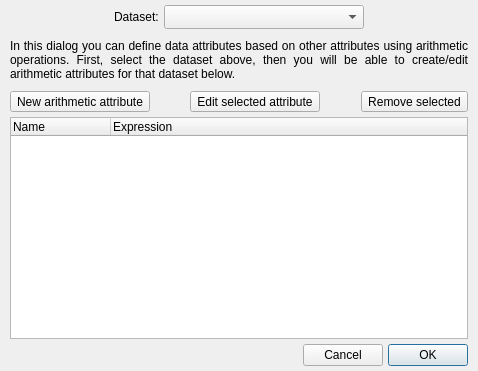
<?xml version="1.0" encoding="UTF-8"?>
<ui version="4.0">
 <class>Form</class>
 <widget class="QWidget" name="Form">
  <property name="geometry">
   <rect>
    <x>0</x>
    <y>0</y>
    <width>478</width>
    <height>371</height>
   </rect>
  </property>
  <property name="windowTitle">
   <string>Arithmetic editor</string>
  </property>
  <layout class="QVBoxLayout" name="verticalLayout">
   <property name="spacing">
    <number>5</number>
   </property>
   <property name="leftMargin">
    <number>10</number>
   </property>
   <property name="topMargin">
    <number>5</number>
   </property>
   <property name="rightMargin">
    <number>10</number>
   </property>
   <property name="bottomMargin">
    <number>5</number>
   </property>
   <item>
    <layout class="QHBoxLayout" name="horizontalLayout_4">
     <item>
      <spacer name="horizontalSpacer_6">
       <property name="orientation">
        <enum>Qt::Horizontal</enum>
       </property>
       <property name="sizeHint" stdset="0">
        <size>
         <width>40</width>
         <height>20</height>
        </size>
       </property>
      </spacer>
     </item>
     <item>
      <widget class="QLabel" name="label_3">
       <property name="font">
        <font>
         <weight>50</weight>
         <bold>false</bold>
        </font>
       </property>
       <property name="text">
        <string>Dataset:</string>
       </property>
      </widget>
     </item>
     <item>
      <widget class="QComboBox" name="combosel_data">
       <property name="minimumSize">
        <size>
         <width>200</width>
         <height>0</height>
        </size>
       </property>
       <property name="sizeAdjustPolicy">
        <enum>QComboBox::AdjustToMinimumContentsLengthWithIcon</enum>
       </property>
      </widget>
     </item>
     <item>
      <spacer name="horizontalSpacer_2">
       <property name="orientation">
        <enum>Qt::Horizontal</enum>
       </property>
       <property name="sizeHint" stdset="0">
        <size>
         <width>40</width>
         <height>20</height>
        </size>
       </property>
      </spacer>
     </item>
    </layout>
   </item>
   <item>
    <spacer name="verticalSpacer">
     <property name="orientation">
      <enum>Qt::Vertical</enum>
     </property>
     <property name="sizeType">
      <enum>QSizePolicy::Fixed</enum>
     </property>
     <property name="sizeHint" stdset="0">
      <size>
       <width>10</width>
       <height>5</height>
      </size>
     </property>
    </spacer>
   </item>
   <item>
    <widget class="QLabel" name="label_2">
     <property name="font">
      <font>
       <weight>50</weight>
       <bold>false</bold>
      </font>
     </property>
     <property name="text">
      <string>In this dialog you can define data attributes based on other attributes using arithmetic operations. First, select the dataset above, then you will be able to create/edit arithmetic attributes for that dataset below.</string>
     </property>
     <property name="alignment">
      <set>Qt::AlignJustify|Qt::AlignVCenter</set>
     </property>
     <property name="wordWrap">
      <bool>true</bool>
     </property>
    </widget>
   </item>
   <item>
    <spacer name="verticalSpacer_2">
     <property name="orientation">
      <enum>Qt::Vertical</enum>
     </property>
     <property name="sizeType">
      <enum>QSizePolicy::Fixed</enum>
     </property>
     <property name="sizeHint" stdset="0">
      <size>
       <width>10</width>
       <height>5</height>
      </size>
     </property>
    </spacer>
   </item>
   <item>
    <layout class="QHBoxLayout" name="horizontalLayout">
     <item>
      <widget class="QToolButton" name="button_add_derived">
       <property name="text">
        <string>New arithmetic attribute</string>
       </property>
      </widget>
     </item>
     <item>
      <spacer name="horizontalSpacer_3">
       <property name="orientation">
        <enum>Qt::Horizontal</enum>
       </property>
       <property name="sizeHint" stdset="0">
        <size>
         <width>40</width>
         <height>20</height>
        </size>
       </property>
      </spacer>
     </item>
     <item>
      <widget class="QToolButton" name="button_edit_derived">
       <property name="text">
        <string>Edit selected attribute</string>
       </property>
      </widget>
     </item>
     <item>
      <spacer name="horizontalSpacer_4">
       <property name="orientation">
        <enum>Qt::Horizontal</enum>
       </property>
       <property name="sizeHint" stdset="0">
        <size>
         <width>40</width>
         <height>20</height>
        </size>
       </property>
      </spacer>
     </item>
     <item>
      <widget class="QToolButton" name="button_remove_derived">
       <property name="text">
        <string>Remove selected</string>
       </property>
      </widget>
     </item>
    </layout>
   </item>
   <item>
    <widget class="ComponentTreeWidget" name="list_derived_components">
     <property name="dragDropMode">
      <enum>QAbstractItemView::InternalMove</enum>
     </property>
     <column>
      <property name="text">
       <string>Name</string>
      </property>
     </column>
     <column>
      <property name="text">
       <string>Expression</string>
      </property>
     </column>
    </widget>
   </item>
   <item>
    <layout class="QHBoxLayout" name="horizontalLayout_2">
     <item>
      <widget class="QLabel" name="label_status">
       <property name="text">
        <string/>
       </property>
       <property name="alignment">
        <set>Qt::AlignCenter</set>
       </property>
      </widget>
     </item>
     <item>
      <spacer name="horizontalSpacer">
       <property name="orientation">
        <enum>Qt::Horizontal</enum>
       </property>
       <property name="sizeHint" stdset="0">
        <size>
         <width>40</width>
         <height>20</height>
        </size>
       </property>
      </spacer>
     </item>
     <item>
      <widget class="QPushButton" name="button_cancel">
       <property name="text">
        <string>Cancel</string>
       </property>
      </widget>
     </item>
     <item>
      <widget class="QPushButton" name="button_ok">
       <property name="text">
        <string>OK</string>
       </property>
       <property name="default">
        <bool>true</bool>
       </property>
      </widget>
     </item>
    </layout>
   </item>
  </layout>
 </widget>
 <customwidgets>
  <customwidget>
   <class>ComponentTreeWidget</class>
   <extends>QTreeWidget</extends>
   <header>glue.dialogs.common.qt.component_tree_widget</header>
  </customwidget>
 </customwidgets>
 <tabstops>
  <tabstop>combosel_data</tabstop>
  <tabstop>button_add_derived</tabstop>
  <tabstop>button_edit_derived</tabstop>
  <tabstop>button_remove_derived</tabstop>
  <tabstop>list_derived_components</tabstop>
  <tabstop>button_cancel</tabstop>
  <tabstop>button_ok</tabstop>
 </tabstops>
 <resources/>
 <connections/>
</ui>
